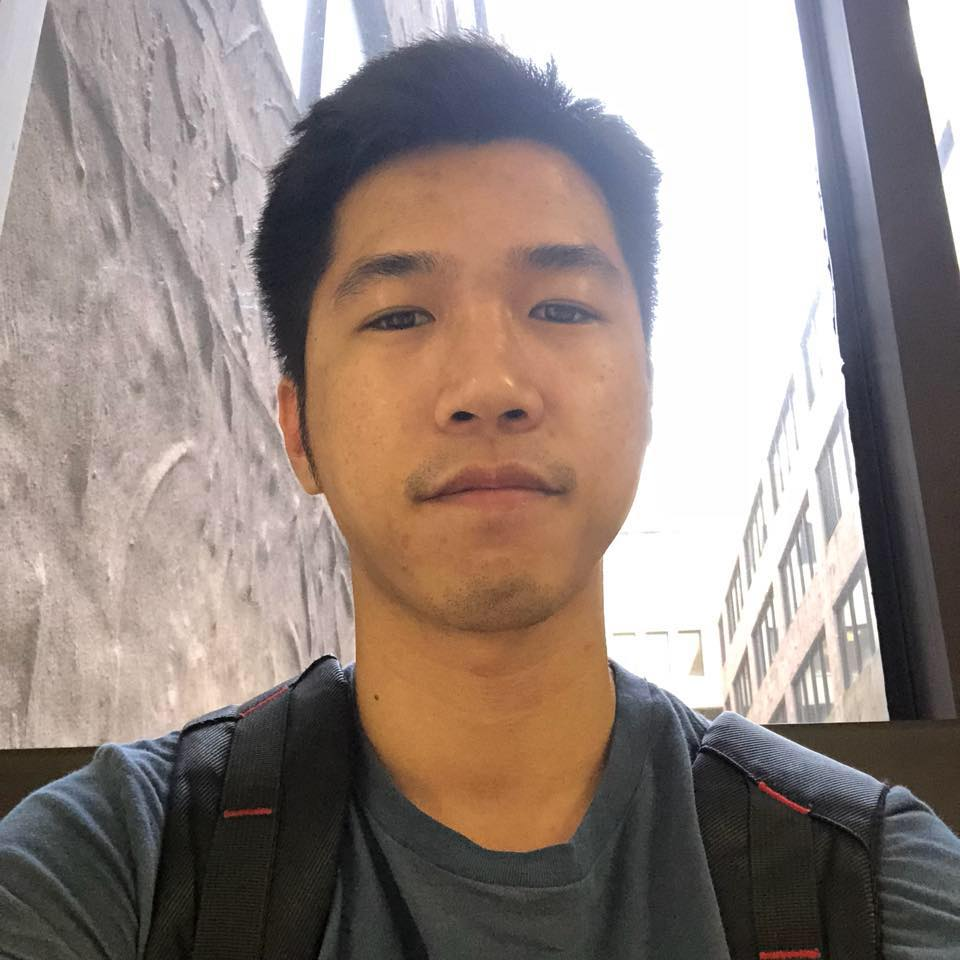
#> input picture color_changing/image.jpg, 960 x 960 px
$ python adaptive_thresholding.py ../color_changing/image.jpg
#> lines starting #> are read from the running program, lines starting #| are printed output that depends on the picture; after the words box and inside, x2 and y2 are one past the last pixel; in counts of white or black regions, pixels touching at a corner belong together
import os, sys
import cv2


def convert_to_binary(img_grayscale):
    # adaptiveMethod=cv2.ADAPTIVE_THRESH_MEAN_C or cv2.ADAPTIVE_THRESH_GAUSSIAN_C
    img_binary = cv2.adaptiveThreshold(img_grayscale,
                                       maxValue=255,
                                       adaptiveMethod=cv2.ADAPTIVE_THRESH_MEAN_C,
                                       thresholdType=cv2.THRESH_BINARY,
                                       blockSize=15,
                                       C=8)
    return img_binary


if __name__ == "__main__":
    assert len(sys.argv) == 2, '[USAGE] $ python adaptive_thresholding.py img_5.jpg'
    input_image_path = sys.argv[1]

    assert os.path.isfile(input_image_path), 'Image not found @ %s' % input_image_path

    # read color image with grayscale flag: "cv2.IMREAD_GRAYSCALE"
    img_grayscale = cv2.imread(input_image_path, cv2.IMREAD_GRAYSCALE)  # shape: (960, 960)
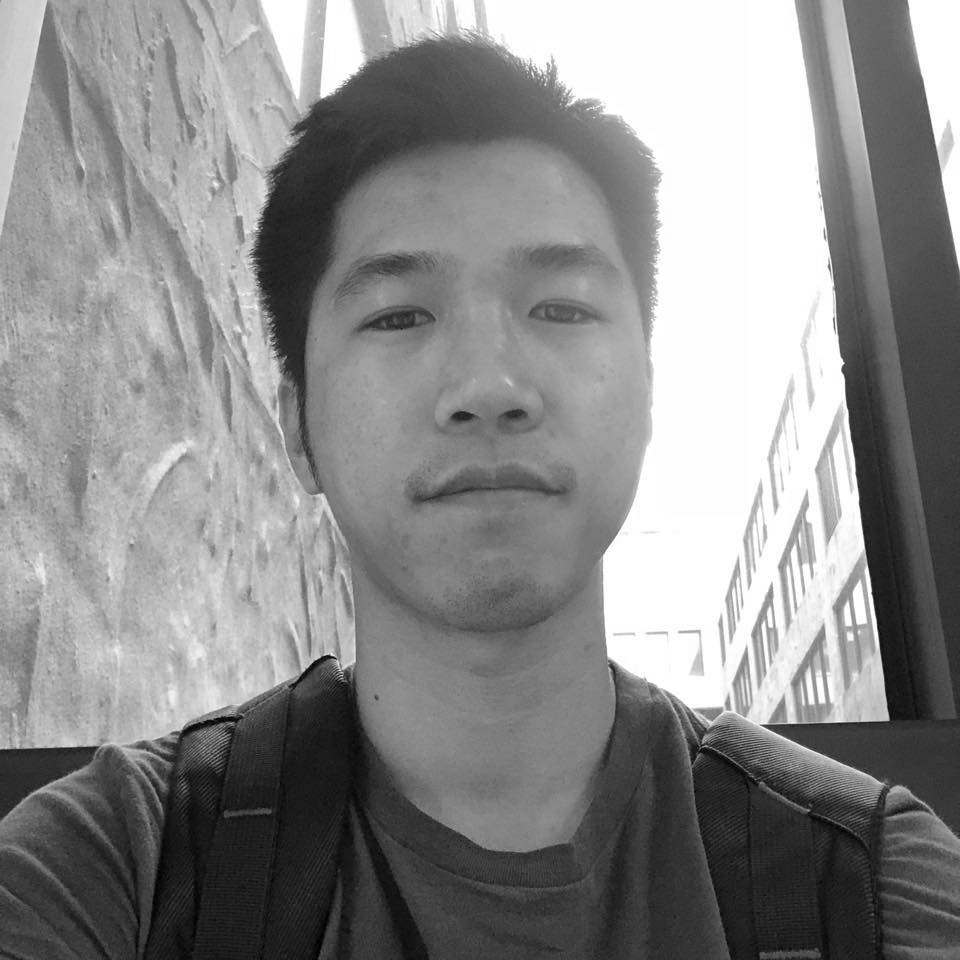
#> img_grayscale: shape (960, 960); min 0, max 255, mean 138.6
    # print grayscale image
    cv2.imwrite('grey_%s' % input_image_path, img_grayscale)
    print('Saved grayscale image @ grey_%s' % input_image_path)

    img_binary = convert_to_binary(img_grayscale)
#> in convert_to_binary, `img_binary = cv2.adaptiveThreshold(img_grayscale, maxValue=255, adapti..`:
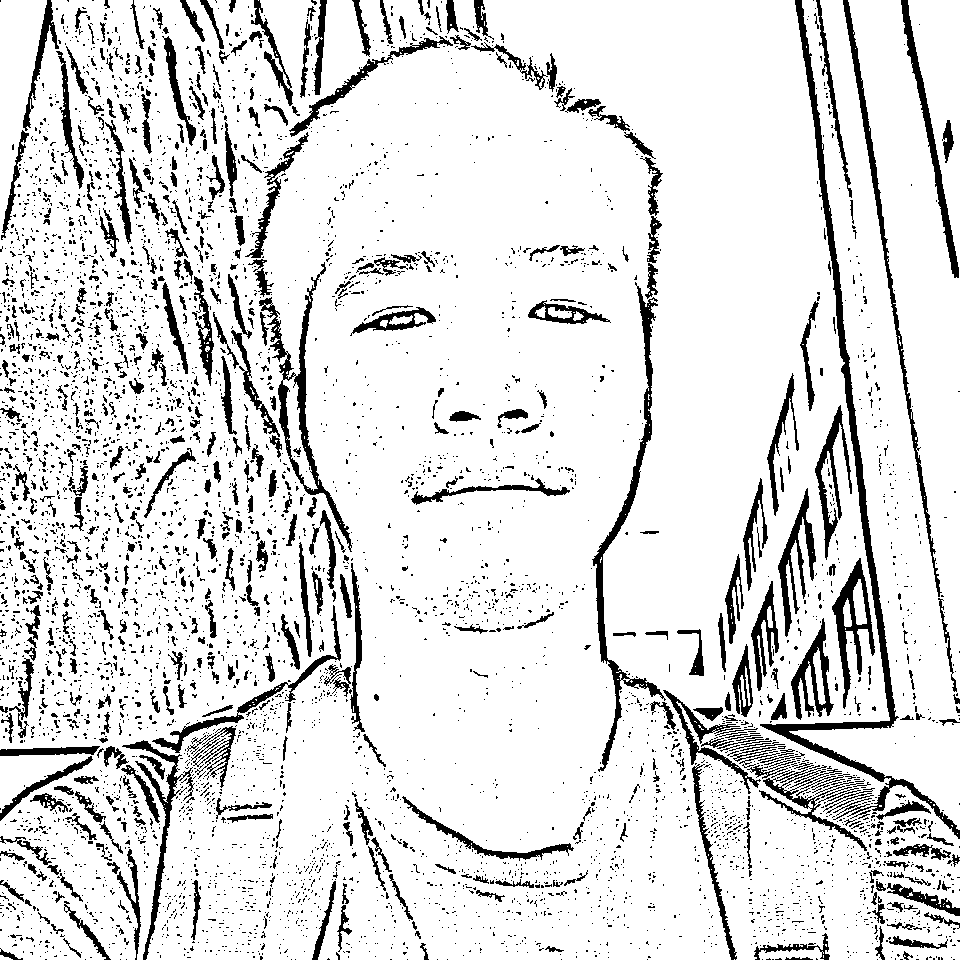
#> img_binary: shape (960, 960); 87.2% white; 5304 black regions (4687 under 20 px), largest, box (x1, y1, x2, y2) and area: (760, 0, 960, 839) 7428, (592, 282, 666, 772) 3608, (259, 262, 352, 552) 3072
    cv2.imwrite('adaptive_%s' % input_image_path, img_binary)
    print('Saved binary image @ adaptive_%s' % input_image_path)

$ run again, on opencv_ROI/images2.jpg
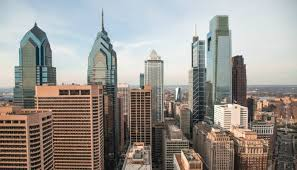
#> input picture opencv_ROI/images2.jpg, 297 x 170 px
#> `img_grayscale = cv2.imread(input_image_path, cv2.IMREAD_GRAYSCALE)`:
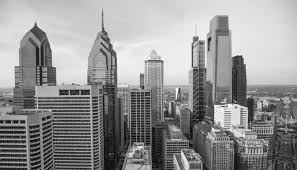
#> img_grayscale: shape (170, 297); min 0, max 255, mean 148.5
#> in convert_to_binary, `img_binary = cv2.adaptiveThreshold(img_grayscale, maxValue=255, adapti..`:
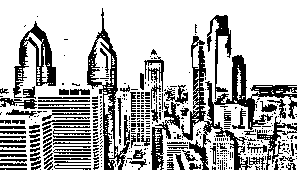
#> img_binary: shape (170, 297); 70.9% white; 426 black regions (324 under 20 px), largest, box (x1, y1, x2, y2) and area: (181, 36, 297, 170) 3242, (87, 8, 130, 170) 1613, (13, 21, 56, 98) 1133
